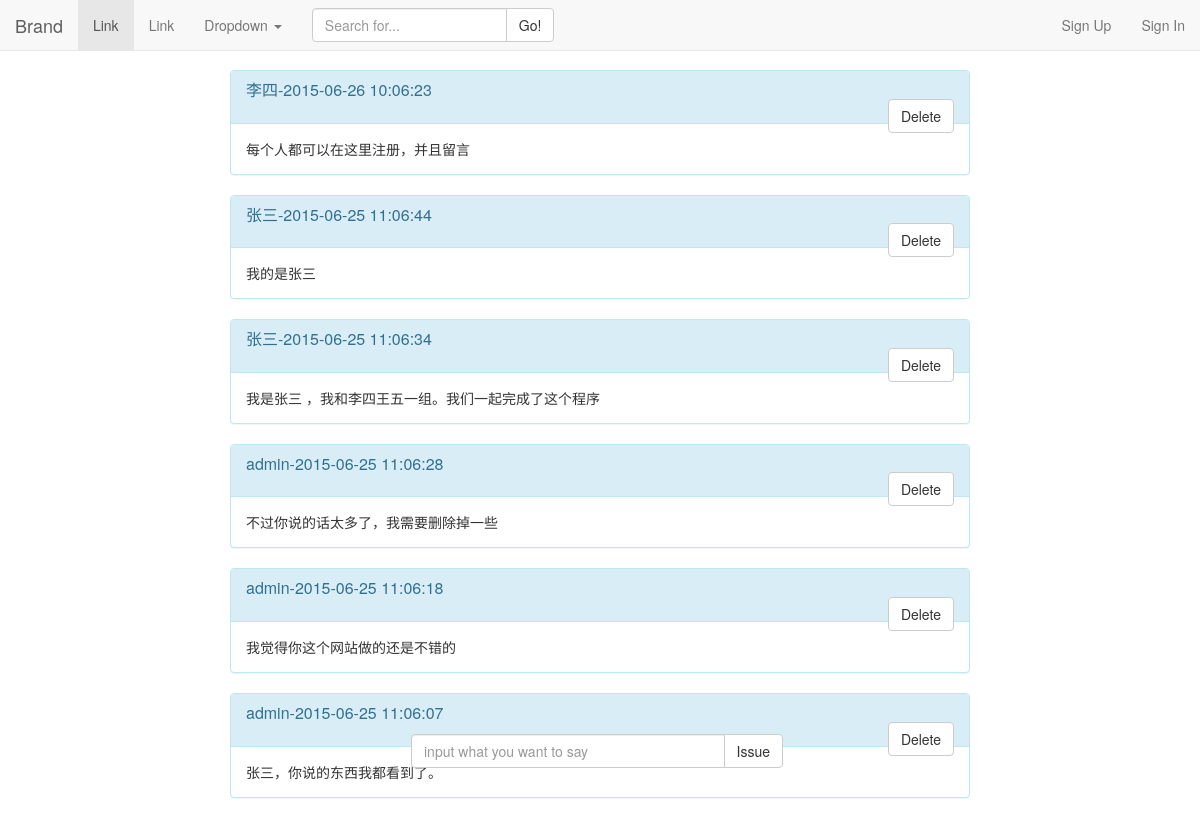
The page / on the database its author committed.
### tables this page shows
CREATE TABLE `site_article` (
  `id` int(11) NOT NULL AUTO_INCREMENT,
  `time` datetime NOT NULL,
  `content` longtext,
  `user` varchar(255) NOT NULL,
  PRIMARY KEY (`id`)
);

### application/controllers/Index.php (called while the page is built, shortened)
<?php
class Index extends CI_Controller {
	public function index()
	{
		$query_cmd = 'SELECT * FROM site_article ORDER BY time DESC';
		$data = $this->db->query($query_cmd)->result_array();
		$this->load->view('index', array('data'=>$data));
	}
}

### index.php (called while the page is built, shortened)
<?php
require_once BASEPATH.'core/CodeIgniter.php';

### application/views/index.php (the view, shortened to what this page needs)
<?php include 'navbar.php';?>
<!DOCTYPE html>
<html lang="zh-CN">
  <head>
    <link href="<?php echo base_url() ?>data/css/bootstrap.min.css" rel="stylesheet">
  </head>
  <body >
    <div class="article-container">
    <?php foreach ($data as $item) {
      ?>
      <div class="panel panel-default panel-info" >
      <div class="panel-heading">
      <h3 class="panel-title">
      <?php echo $item['user'].'-'.$item['time'];?>
      </h3>
      <form method="POST" action="<?php echo site_url()?>/Index/deleteRecorde" >
      <button class="delete-button btn btn-default" type="submit">Delete</button>
      </form>
      </div>
      <div class="panel-body">
      <?php echo $item['content'];?>
      </div>
      </div>
<?php } ?>
    </div>
    <div class="input-container">
      <form action="<?php echo site_url(); ?>/Index/solveIssueArticle" method="POST">
      <div class="col-lg-6">
          <div class="input-group">
            <input type="text" class="form-control" name="content" placeholder="input what you want to say" required>
            <span class="input-group-btn">
              <button class="btn btn-default" type="submit">Issue</button>
            </span>
          </div>
        </div>
      </form>
    </div>
  </body>
</html>

### application/views/navbar.php (shortened to what this page needs)
<nav class="navbar navbar-default navbar-fixed-top "  >
  <div class="container-fluid">
    <div class="navbar-header">
      <a class="navbar-brand" href="<?php echo site_url(); ?>">Brand</a>
    </div>
    <div class="collapse navbar-collapse" id="bs-example-navbar-collapse-1">
      <ul class="nav navbar-nav">
        <li class="active"><a href="#">Link <span class="sr-only">(current)</span></a></li>
        <li><a href="#">Link</a></li>
        <li class="dropdown">
          <a href="#" class="dropdown-toggle" data-toggle="dropdown" role="button" aria-haspopup="true" aria-expanded="false">Dropdown <span class="caret"></span></a>
        </li>
      </ul>
      <form class="navbar-form navbar-left" role="search">
        <div class="col-lg-15">
            <div class="input-group">
              <input type="text" class="form-control" placeholder="Search for...">
              <span class="input-group-btn">
                <button class="btn btn-default" type="button">Go!</button>
              </span>
            </div>
          </div>
      </form>
      <ul class="nav navbar-nav navbar-right">
        <?php
        $logged_in = $this->session->userdata('logged_in');
        if($logged_in == false){
          echo '<li><a href="'. site_url() .'/Register/index">Sign Up</a></li>';
          echo '<li><a href="'. site_url() .'/Login/index">Sign In</a></li>';
        }
        ?>
      </ul>
    </div>
  </div>
</nav>

### application/views/index.php (style rules this page uses)
.input-container { position:fixed; bottom: 50px; left: 33%; }
.article-container { margin: 2 230px; }
body { margin-top:70px; }
.delete-button { float: right; }

### rows shown on the page
site_article: user "李四", time "2015-06-26 10:06:23", content "每个人都可以在这里注册，并且留言"
site_article: user "张三", time "2015-06-25 11:06:44", content "我的是张三"
site_article: user "张三", time "2015-06-25 11:06:34", content "我是张三 ，我和李四王五一组。我们一起完成了这个程序"
site_article: user "admin", time "2015-06-25 11:06:28", content "不过你说的话太多了，我需要删除掉一些"
site_article: user "admin", time "2015-06-25 11:06:18", content "我觉得你这个网站做的还是不错的"
site_article: user "admin", time "2015-06-25 11:06:07", content "张三，你说的东西我都看到了。"
